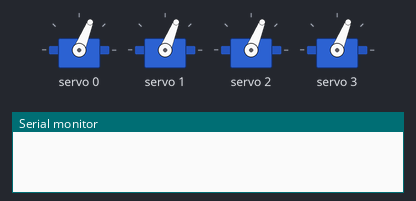
This sketch was run on a simulated ESP32. On the bench: 4 × servo, the last lines printed to the serial monitor.

Above: at 0.1 s.
At 1.1 s:
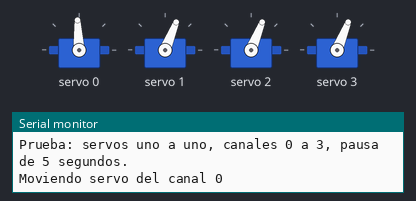
At 7.1 s:
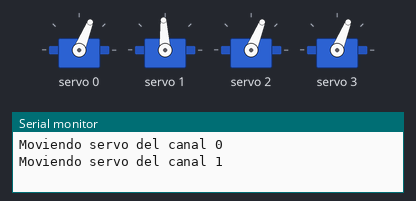
At 19.1 s:
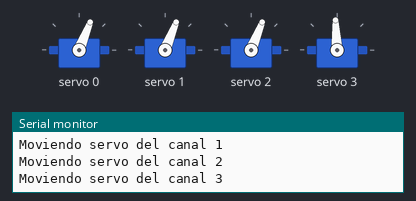
At 37.1 s:
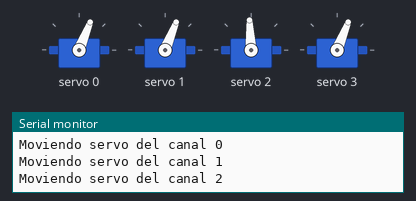
Timing chart, 0 to 38.6 s (numbered marks = the images above):
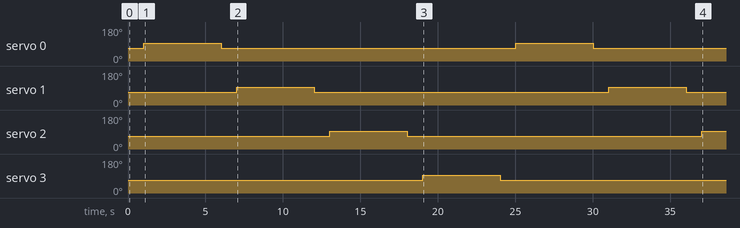

The sketch:

prueba_servos.ino
```cpp
#include <Wire.h>
#include <Adafruit_PWMServoDriver.h>

Adafruit_PWMServoDriver pca(0x40);

// Prueba para servos de posicion: ajustar al modelo antes de montar puertas.
const uint16_t POSICION_A_US = 1250;
const uint16_t POSICION_B_US = 1500;
const unsigned long PAUSA_MS = 5000;

void moverTodos(uint16_t pulsoUs) {
  const uint16_t ticks = (uint32_t(pulsoUs) * 4096UL) / 20000UL;
  for (uint8_t canal = 0; canal < 4; canal++) {
    pca.setPWM(canal, 0, ticks);
  }
}

void setup() {
  Serial.begin(115200);
  Wire.begin(21, 22);

  if (!pca.begin()) {
    Serial.println("No se detecta el PCA9685 en 0x40. Revisa SDA, SCL y alimentacion.");
    while (true) {
      delay(1000);
    }
  }

  pca.setPWMFreq(50);
  delay(10);
  moverTodos(POSICION_A_US);
  delay(1000);
  Serial.println("Prueba: servos uno a uno, canales 0 a 3, pausa de 5 segundos.");
}

void loop() {
  for (uint8_t canal = 0; canal < 4; canal++) {
    Serial.print("Moviendo servo del canal ");
    Serial.println(canal);
    pca.setPWM(canal, 0, (uint32_t(POSICION_B_US) * 4096UL) / 20000UL);
    delay(PAUSA_MS);
    pca.setPWM(canal, 0, (uint32_t(POSICION_A_US) * 4096UL) / 20000UL);
    // Tiempo para regresar antes de mover el siguiente servo.
    delay(1000);
  }
}
```

Measured:
- by itself, servo 0, servo 1: alternates 93° for 5.0 s and 68° for 19.0 s
- by itself, servo 2: 68° → 93° at 13.0 s, → 68° 5.0 s later, → 93° 19.0 s later
- by itself, servo 3: 68° → 93° at 19.0 s, → 68° 5.0 s later
